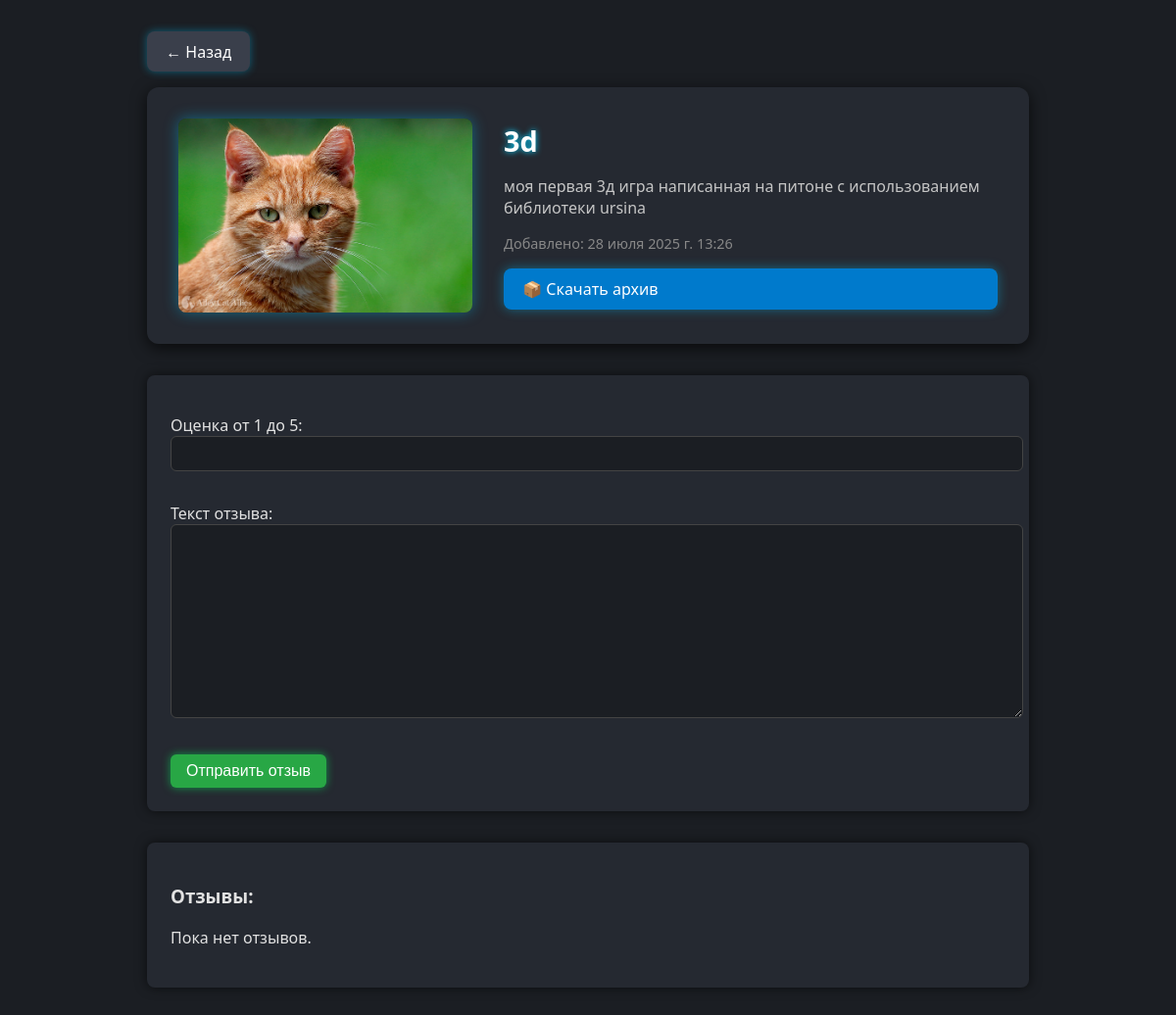
/product/3d/, run on an earlier commit of the app's database.
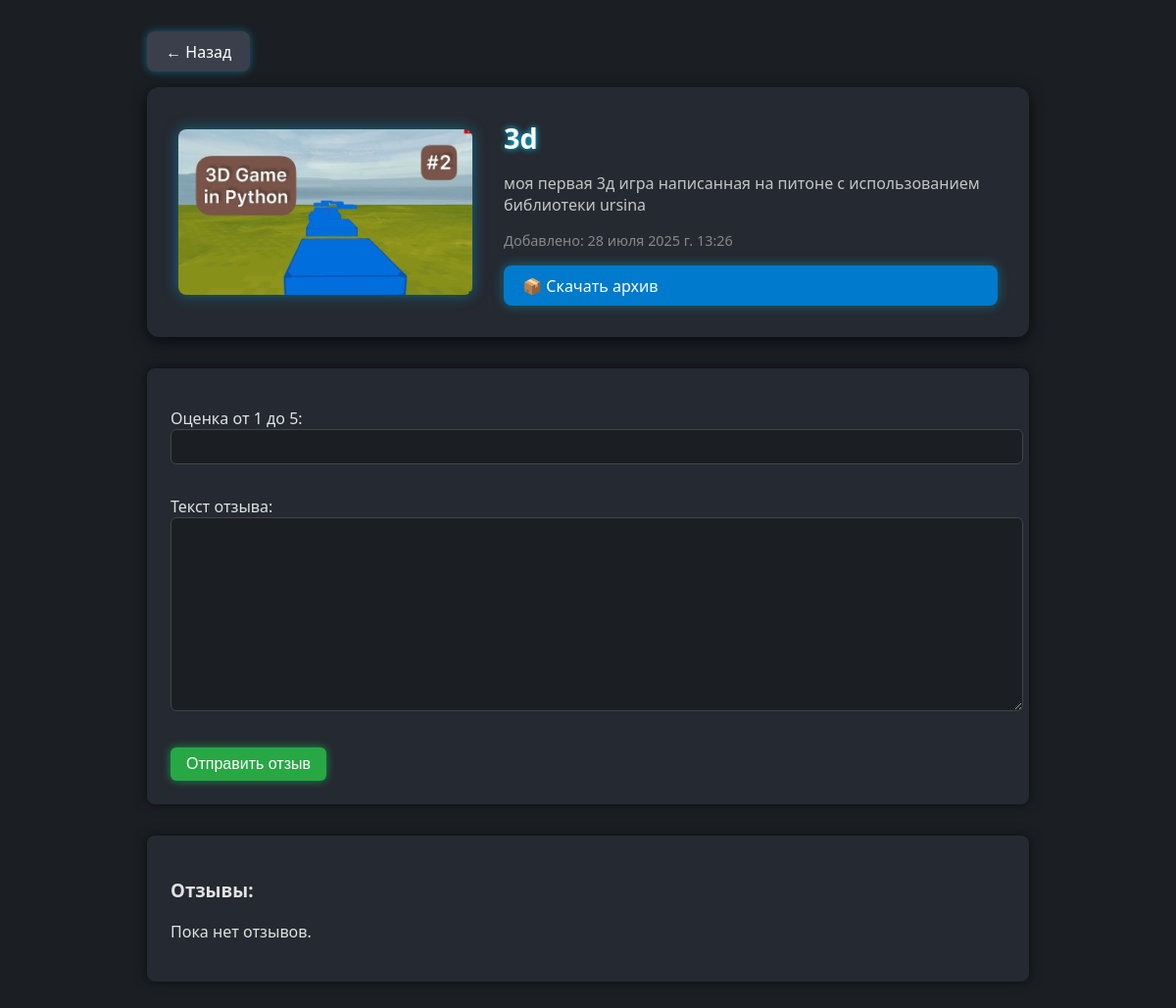
And on a later commit of the database.
### shop/models.py (models this page shows, shortened)
class Product(models.Model):
    category = models.ForeignKey(Category, related_name='products', on_delete=models.CASCADE, verbose_name='Категория')
    name = models.CharField(max_length=100, verbose_name='Название товара')
    slug = models.SlugField(max_length=100, unique=True, verbose_name='URL')
    description = models.TextField(blank=True, verbose_name='Описание')
    price = models.DecimalField(max_digits=10, decimal_places=2, verbose_name='Цена')
    image = models.ImageField(upload_to='products/%Y/%m/%d/', blank=True, verbose_name='Изображение')
    created_at = models.DateTimeField(auto_now_add=True, verbose_name='Дата создания')
    stock = models.PositiveIntegerField(verbose_name='Остаток на складе')
    available = models.BooleanField(default=True, verbose_name='Доступен')
    zip_file = models.FileField(upload_to='zips/', blank=True, null=True, verbose_name='ZIP архив')

### shop/views.py (the view, shortened to what this page needs)
# urls.py: path('product/<slug:slug>/', product_detail, name='product_detail'),
def product_detail(request, slug):
    product = get_object_or_404(Product, slug=slug, available=True)
    reviews = product.reviews.all()
    form = ReviewForm()
    context = {'product': product, 'form': form, 'reviews': reviews}
    return render(request, 'product_detail.html', context)

### shop/forms.py
class ReviewForm(forms.ModelForm):
    class Meta:
        model = Review
        fields = ['rating', 'text']

### shop/templates/product_detail.html (shortened to what this page needs)
<!DOCTYPE html>
<html lang="ru">
<head>
</head>
<body>
    <div class="product-wrapper">
        <a href="{% url 'product_list' %}" class="back-button">← Назад</a>
        <div class="product-detail">
            {% if product.image %}
                <img src="{{ product.image.url }}" alt="{{ product.name }}" class="product-image">
            {% endif %}
            <div class="product-info">
                <div class="product-name">{{ product.name }}</div>
                <div class="product-description">{{ product.description }}</div>
                <div class="product-date">Добавлено: {{ product.created_at }}</div>
                {% if product.zip_file %}
                    <a href="{{ product.zip_file.url }}" class="download-button" download>📦 Скачать архив</a>
                {% endif %}
            </div>
        </div>
        <div class="review-form">
            <form method="post">
                {{ form.as_p }}
                <button type="submit">Отправить отзыв</button>
            </form>
        </div>
        <div class="reviews">
            <h3>Отзывы:</h3>
            {% for review in reviews %}
                <div class="review">
                    <p>{{ review.text }}</p>
                    <small>Оценка: {{ review.rating }}/5</small>
                </div>
            {% empty %}
                <p>Пока нет отзывов.</p>
            {% endfor %}
        </div>
    </div>
</body>
</html>

What changed in the data, as far as the page shows it:
changed Product "моя первая 3д игра написанная на питоне с использованием библиотеки ursina": image: a different picture
